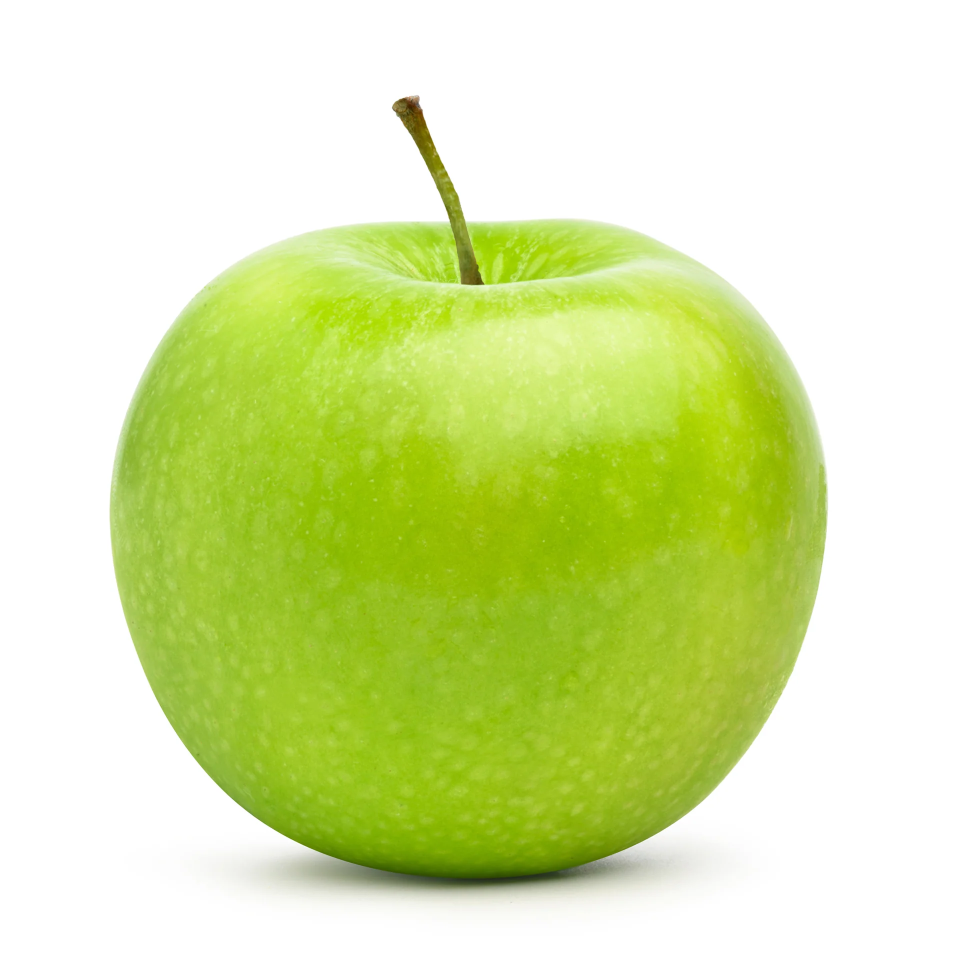
#> input picture assignmentSession4/img1.webp, 1946 x 1946 px, found by its file name (shown at 1/2 size)
$ jupyter execute assignmentS4.ipynb
#> lines starting #> are read from the running program, lines starting #| are printed output that depends on the picture
## Interpolation
Interpolation is a method to estimate unknown values between known data.
In image processing, interpolation used for transfomation image like resizing, rotating, or wraping with image grid.

## Interpolation Methods
- **Nearest Neighbor:** It assign nearest pixel value to new pixel values.
- **Bilinear:** It set an average weighted four nearest pixel value to new pixel value.
- **Bicubic:** It set an average weighted 16 nearest pixel value to new pixel value.
- **Lanczos:** It used sinc function for a higher quality result

## Image Transformation

[cell 1]
# import libraries
import cv2
import numpy as np
import matplotlib.pyplot as plt

[cell 2]
# load data
img = cv2.imread('/content/drive/MyDrive/Colab Notebooks/invskills-cv/assignmentSession4/img1.webp')
#> img is the input picture: shape (1946, 1946, 3); mean B, G, R 169.5, 232, 217
plt.imshow(img)

[cell 3]
# convert BGR to RGB
img = cv2.cvtColor(img, cv2.COLOR_BGR2RGB)
plt.imshow(img)

[cell 4]
# gemetric transformations
def geometricTransformations(img):
  transform = [
        ('Original', img),
        ('Resize (Half)', cv2.resize(img, None, fx=0.5, fy=0.5)),
        ('Resize (Double)', cv2.resize(img, None, fx=2, fy=2)),
        ('Rotate 45°', cv2.warpAffine(img, cv2.getRotationMatrix2D((img.shape[1]//2, img.shape[0]//2), 45, 1.0), (img.shape[1], img.shape[0]))),
        ('Flip Horizontally', cv2.flip(img, 1)),
        ('Flip Vertically', cv2.flip(img, 0)),
        ('Shear', cv2.warpAffine(img, np.float32([[1, 0.5, 0], [0.5, 1, 0]]), (img.shape[1], img.shape[0]))),
        ('Translation', cv2.warpAffine(img, np.float32([[1, 0, 100], [0, 1, 50]]), (img.shape[1], img.shape[0]))),
        ('Perspective', cv2.warpPerspective(img, cv2.getPerspectiveTransform(np.float32([[0,0],[img.shape[1],0],[0,img.shape[0]],[img.shape[1],img.shape[0]]]), np.float32([[50,50],[img.shape[1]-50,50],[50,img.shape[0]-50],[img.shape[1]-50,img.shape[0]-50]])), (img.shape[1], img.shape[0]))),
        ('Rotation + Resize', cv2.resize(cv2.warpAffine(img, cv2.getRotationMatrix2D((img.shape[1]//2, img.shape[0]//2), 30, 1.0), (img.shape[1], img.shape[0])), (img.shape[1]//2, img.shape[0]//2))),
    ]
  return transform

[cell 5]
# apply transformation
transform_img = geometricTransformations(img)
#> transform_img = 10 items

[cell 6]
# display all in a single output
fig, axes = plt.subplots(1, 10, figsize=(20, 10))
axes = axes.ravel()
for i in range(10):
    axes[i].imshow(transform_img[i][1])
    axes[i].set_title(transform_img[i][0])
    axes[i].axis('off')
plt.tight_layout()
plt.show()
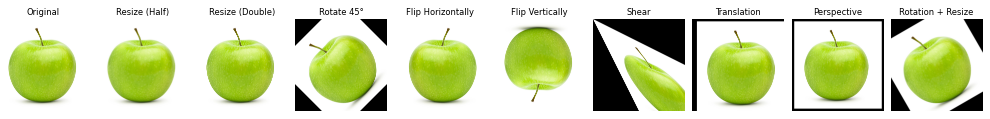
#> figure drawn by matplotlib, 10 panels

## Resize with Diffrent Interpolation Methods

[cell 7]
nearest = cv2.resize(img, None, fx=2, fy=2, interpolation=cv2.INTER_NEAREST)
bilinear = cv2.resize(img, None, fx=2, fy=2, interpolation=cv2.INTER_LINEAR)
bicubic = cv2.resize(img, None, fx=2, fy=2, interpolation=cv2.INTER_CUBIC)

[cell 8]
# display in a 2*2 grid
fig, axes = plt.subplots(2, 2, figsize=(10, 10))
axes[0, 0].imshow(img)
axes[0, 0].set_title('Original')

axes[0, 1].imshow(nearest)
axes[0, 1].set_title('Nearest Neighbor')

axes[1, 0].imshow(bilinear)
axes[1, 0].set_title('Bilinear')

axes[1, 1].imshow(bicubic)
axes[1, 1].set_title('Bicubic')

for ax in axes.ravel():
    ax.axis('off')

plt.tight_layout()
plt.show()
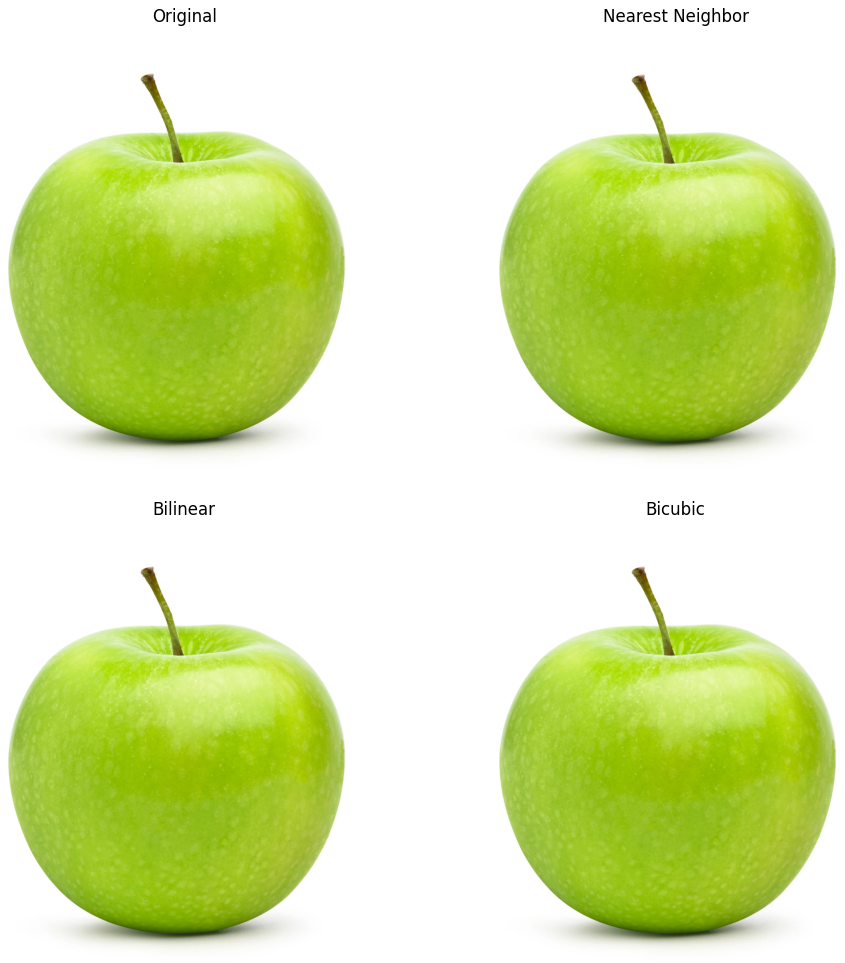
#> figure drawn by matplotlib, 4 panels
